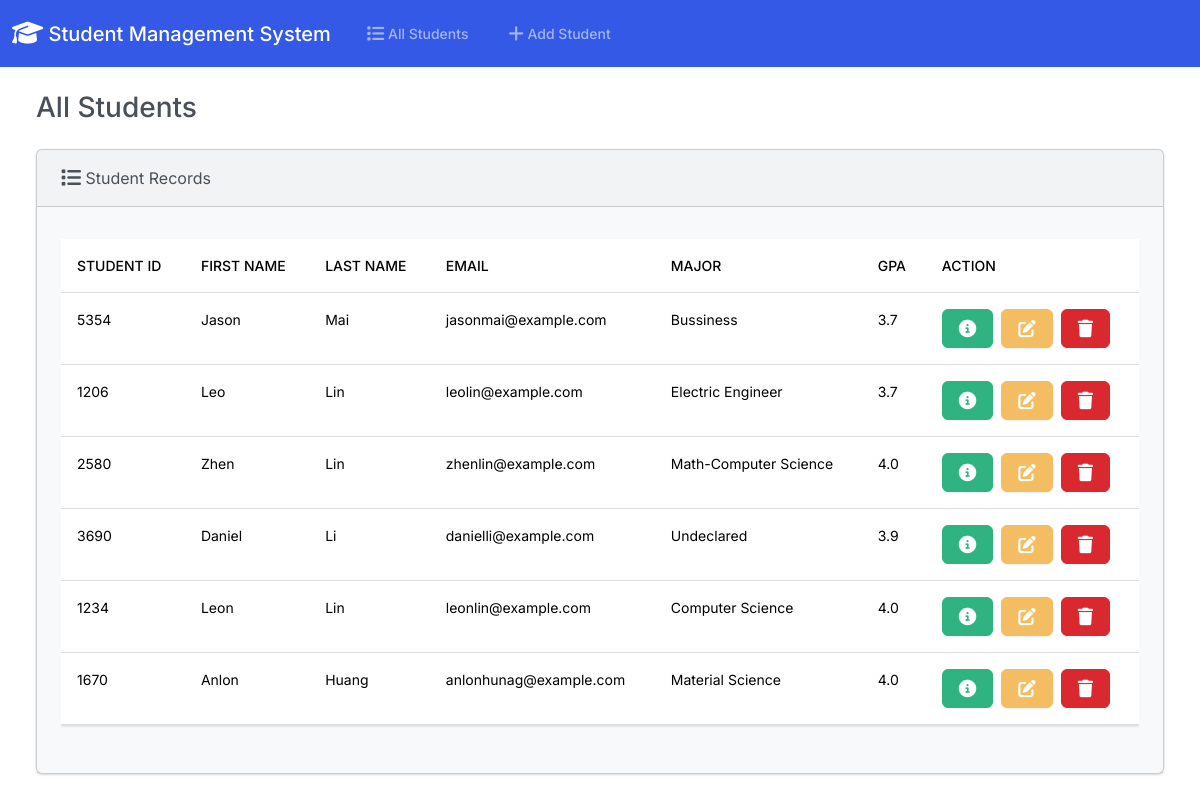
The page / on the database its author committed.
### students/models.py (models this page shows, shortened)
class Student(models.Model):
    studentId = models.PositiveBigIntegerField()
    first_name = models.CharField(max_length=50)
    last_name = models.CharField(max_length=50)
    email = models.EmailField(max_length=100)
    major = models.CharField(max_length=50)
    gpa = models.FloatField()

### students/views.py (the view)
# urls.py: path('', views.index, name='index'),
def index(request):
    return render(request, "students/index.html", {
        'Students': Student.objects.all()
    })

### students/templates/students/index.html (shortened to what this page needs)
{% extends "students/base.html"%}
{% block body %}
    <h3 class="m-4">All Students</h3>
    <div class="row">
        <div class="col-12">
            {% if Students %}
                <div class="card bg-light ms-4 me-4 mb-4 ">
                    <div class="card-header">
                        <i class="fa-solid fa-list fa-lg"></i> Student Records
                    </div>
                    <div class="card-body">
                        <p class="card-text">
                            <div class="table-responsive">
                                <table class="table table-hover">
                                    <thead>
                                    <tr class="table-default">
                                        <th scope="col">Student ID</th>
                                        <th scope="col">First Name</th>
                                        <th scope="col">Last Name</th>
                                        <th scope="col">Email</th>
                                        <th scope="col">Major</th>
                                        <th scope="col">GPA</th>
                                        <th scope="col">Action</th>
                                    </tr>
                                    </thead>
                                    <tbody>
                                        {% for student in Students %}
                                        <tr class="table-default">
                                            <td>{{ student.studentId }}</td>
                                            <td>{{ student.first_name }}</td>
                                            <td>{{ student.last_name }}</td>
                                            <td>{{ student.email }}</td>
                                            <td>{{ student.major }}</td>
                                            <td>{{ student.gpa }}</td>
                                            <td>
                                                <button type="button" class="btn btn-success me-1" href="{% url 'view_student' student.id %}" data-bs-toggle="modal" data-bs-target="#myModal{{student.id}}">
                                                </button>
                                                <a class="btn btn-warning me-1" href="{% url 'edit' student.id %}">
                                                </a>
                                                <button type="button" class="btn btn-danger" data-bs-toggle="modal" data-bs-target="#delete{{student.id}}">
                                                </button>
                                            </td>
                                        </tr>
                                        {% endfor %}
                                    </tbody>
                                </table>
                            </div>
                        </p>
                    </div>
                </div>
            {% else %}
                <h5 class="alert alert-primary ms-4 me-4">No Student Record</h5>
            {% endif %}
        </div>
    </div>
{% endblock %}

### students/templates/students/base.html (shortened to what this page needs)
{% load static %}
<!DOCTYPE html>
<html lang="en">
  <head>
    <link href="{% static 'css/bootstrap.min.css' %}", rel="stylesheet">
    <link rel="stylesheet" href="https://cdnjs.cloudflare.com/ajax/libs/font-awesome/6.6.0/css/all.min.css"/>
  </head>
  <body class="d-flex flex-column min-vh-100">
    <nav class="navbar navbar-expand-lg navbar-dark bg-primary">
      <div class="container-fluid">
        <a class="navbar-brand" href="{% url 'index' %}">
          <i class="fa-solid fa-graduation-cap fa-lg"></i> Student Management System
        </a>
        <div class="collapse navbar-collapse" id="navbarColor01">
          <ul class="navbar-nav me-auto">
            <li class="nav-item">
              <a class="nav-link" href="{% url 'index' %}">
                 All Students
              </a>
            </li>
            <li class="nav-item">
              <a class="nav-link" href="{% url 'add' %}">
                 Add Student
              </a>
            </li>
          </ul>
        </div>
      </div>
    </nav>
    <div class="container-fluid">
      {% block body %}
      {% endblock %}
    </div>
  </body>
</html>

### rows shown on the page
Student: studentId "5354", first_name "Jason", last_name "Mai", email "jasonmai@example.com", major "Bussiness", gpa "3.7"
Student: studentId "1206", first_name "Leo", last_name "Lin", email "leolin@example.com", major "Electric Engineer", gpa "3.7"
Student: studentId "2580", first_name "Zhen", last_name "Lin", email "zhenlin@example.com", major "Math-Computer Science", gpa "4.0"
Student: studentId "3690", first_name "Daniel", last_name "Li", email "danielli@example.com", major "Undeclared", gpa "3.9"
Student: studentId "1234", first_name "Leon", last_name "Lin", email "leonlin@example.com", major "Computer Science", gpa "4.0"
Student: studentId "1670", first_name "Anlon", last_name "Huang", email "anlonhunag@example.com", major "Material Science", gpa "4.0"
